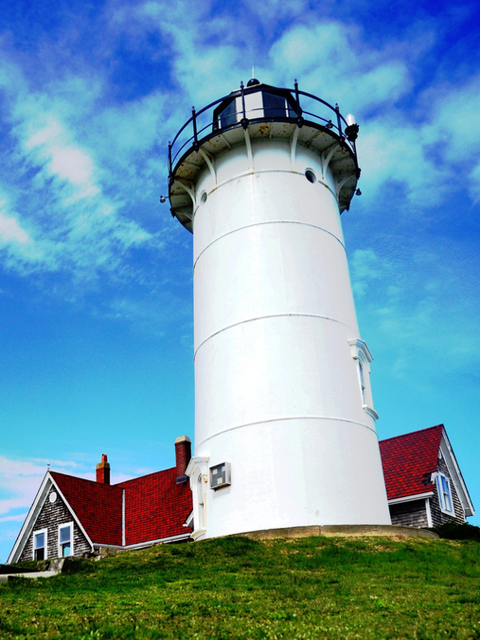
#> input picture Foto Esercitazioni/lighthouse.png, 480 x 640 px, found by its file name
$ python FFTFiltering.py
#> lines starting #> are read from the running program, lines starting #| are printed output that depends on the picture
# Import libraries
import os
import matplotlib.pyplot as plt
import imageio.v3 as io
import skimage.color as color
import numpy as np
from scipy import ndimage
from scipy.signal import convolve2d
path =r'C:\Users\danie\Desktop\IPCV\Foto Esercitazioni'

Img=io.imread(os.path.join(path,'lighthouse.png'))
#> Img is the input picture: shape (640, 480, 3); mean R, G, B 106.4, 150.1, 171.4

Img1=Img.copy()
Img1=Img1.astype(np.float32)/255
if len(Img1.shape)==3:
    Img1gray= color.rgb2gray(Img1)
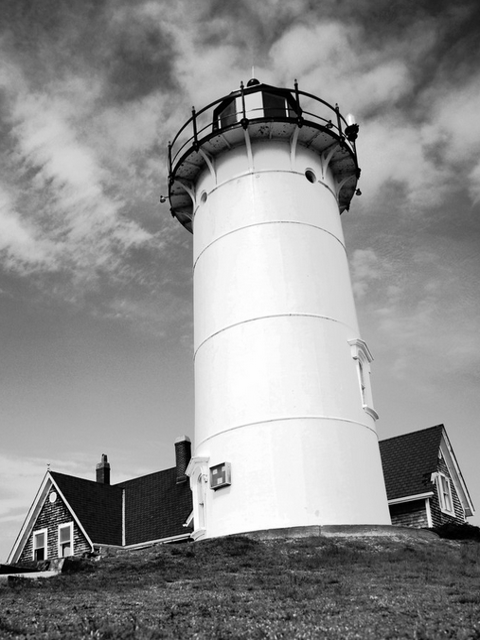
#> Img1gray: shape (640, 480) float32; min 0, max 1, mean 0.558

Ifft=np.fft.fft2(Img1gray)

Ifft=np.fft.fftshift(Ifft)


plt.figure(figsize=(12, 6))
plt.subplot(1,2,1)
plt.imshow(Img1gray, cmap ='gray'), plt.title('Original')
plt.subplot(1,2,2)
plt.imshow(np.log(np.abs(Ifft)), cmap ='bwr'), plt.title('Fourier Transform')
plt.show()
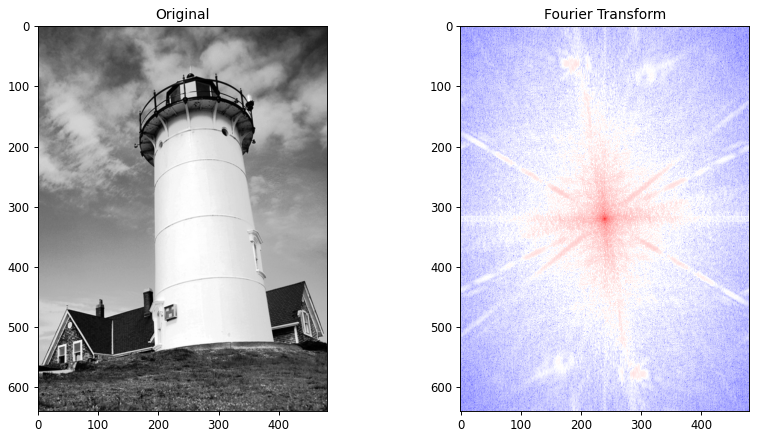
#> figure drawn by matplotlib, 2 panels
